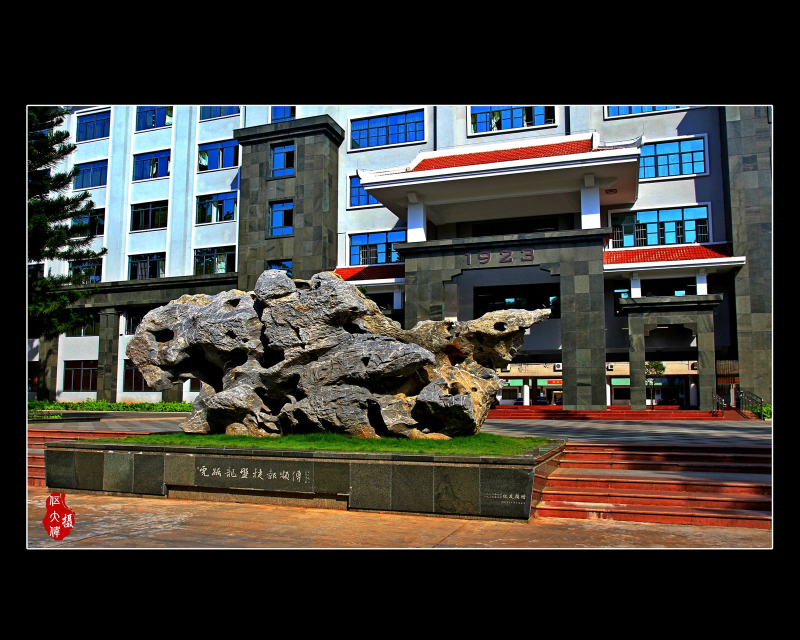
#> input picture assets/images/web/jiaoxuelou-1600.jpg, 1600 x 1280 px, found by its file name (shown at 1/2 size)
$ python trace_stone_lettering.py out.png
#> lines starting #> are read from the running program, lines starting #| are printed output that depends on the picture; after the words box and inside, x2 and y2 are one past the last pixel; in counts of white or black regions, pixels touching at a corner belong together
#> in main, im is the input picture: shape (1280, 1600, 3); mean B, G, R 55.7, 60.5, 63.3
"""Extract the visible paint outlines from three stone panels, without embedding photos.
Run with Python + OpenCV: trace_stone_lettering.py /path/to/full/HAIZ/checkout
"""
import argparse
import json
from pathlib import Path
import cv2
import numpy as np

OUTPUT=Path(__file__).resolve().parents[1]/'evidence/calibration/stone_lettering.json'
# Perspective crops bound the paint only. All saved contours return to original pixels.
PANELS={
    'taihu':('web/jiaoxuelou-1600.jpg',[(393,924),(621,937),(621,969),(393,955)],(912,124)),
    'donor':('web/jiaoxuelou-1600.jpg',[(966,982),(1056,986),(1056,1010),(966,1006)],(540,132)),
    'pond':('campus/campus_yanchi.jpg',[(234,182),(382,182),(382,635),(234,635)],(444,1359)),
}


def trace(image,quad,size,name,dense=False):
#> called with size = (912, 124), name = 'taihu', dense = False
    w,h=size
    target=np.float32([(0,0),(w,0),(w,h),(0,h)])
    M=cv2.getPerspectiveTransform(np.float32(quad),target)
    crop=cv2.warpPerspective(image,M,size,flags=cv2.INTER_CUBIC)
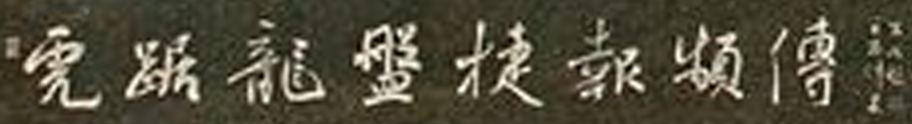
#> crop: shape (124, 912, 3); mean B, G, R 59.6, 77.5, 81.5
    b,g,r=cv2.split(crop.astype('float32'))
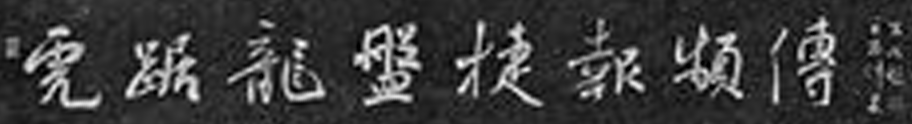
#> b: shape (124, 912) float32; min 0, max 255, mean 59.6
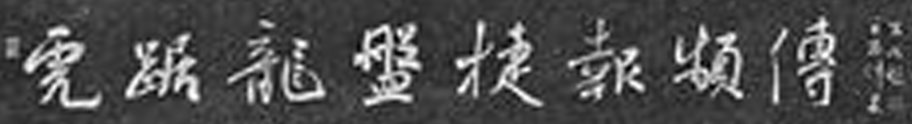
#> g: shape (124, 912) float32; min 0, max 255, mean 77.5
    if name=='pond':
        chroma=r-np.maximum(g,b)
        seed=(chroma>np.maximum(11,.21*r)) & (r>49)
        if dense:
            mask=(chroma>np.maximum(24,.30*r)) & (r>87)
        else:
            support=(chroma>np.maximum(4,.135*r)) & (r>24)
            _,components=cv2.connectedComponents(np.uint8(support))
            mask=support & np.isin(components,np.unique(components[seed & support]))
            mask=cv2.morphologyEx(np.uint8(mask),cv2.MORPH_CLOSE,np.ones((5,3),np.uint8))>0
        if not dense:
            # The long hairline beside the lower character crosses dark rock.
            # Trace only its visible centre between the two stronger red ends.
            hair=np.float32([[(284.5,487.0)],[(282.1,510.0)],[(279.9,535.6)],[(277.3,561.2)],[(276.2,579.0)]])
            guide=np.zeros((h,w),np.uint8)
            cv2.polylines(guide,[np.int32(cv2.perspectiveTransform(hair,M))],False,1,3)
            mask|=guide.astype(bool)
        # Exclude patches of orange stone surrounding the script, retain the small seals.
        mask&=(np.indices((h,w))[0]>8)
    else:
        gray=.26*r+.53*g+.21*b
        local=cv2.GaussianBlur(gray,(0,0),14 if name=='taihu' else 11)
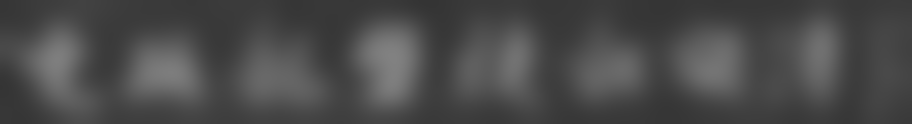
#> local: shape (124, 912) float32; min 52.19, max 129.6, mean 74.8
        if dense:
            mask=gray>np.maximum(121 if name=='taihu' else 104,local+(29 if name=='taihu' else 25))
        else:
            mask=(gray>np.maximum(89 if name=='taihu' else 76,local+(12 if name=='taihu' else 9)))
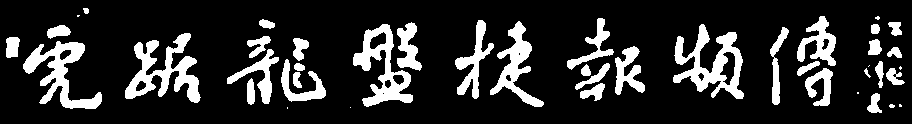
#> mask: shape (124, 912) bool; 17.1% white; 44 white regions (9 under 20 px), largest, box (x1, y1, x2, y2) and area: (673, 24, 744, 99) 2207, (125, 33, 201, 103) 2193, (23, 41, 102, 109) 1947
    binary=np.uint8(mask)*255
#> binary: shape (124, 912); 17.1% white; 44 white regions (9 under 20 px)
    contours,hier=cv2.findContours(binary,cv2.RETR_TREE,cv2.CHAIN_APPROX_SIMPLE)
#> contours = 56 contours, 13 with area under 20; largest, box (x1, y1, x2, y2) and area: (673, 24, 744, 99) 2296, (125, 33, 201, 103) 2008, (353, 24, 413, 107) 2005, (23, 41, 102, 109) 1816, (490, 21, 544, 107) 1332
    inverse=np.linalg.inv(M)
    polygons=[]
    def restore(contour):
        pts=cv2.approxPolyDP(contour,.74,True).astype('float32')
        return np.round(cv2.perspectiveTransform(pts,inverse)[:,0,:],2).tolist()
    for i,outer in enumerate(contours):
        if hier[0,i,3]!=-1 or cv2.contourArea(outer)<{'pond':17,'taihu':11,'donor':14}[name]: continue
        pts=restore(outer)
        if len(pts)<3:continue
        holes=[]
        child=hier[0,i,2]
        while child!=-1:
            inner=restore(contours[child])
            if len(inner)>=3 and cv2.contourArea(contours[child])>6:holes.append(inner)
            child=hier[0,child,0]
        polygons.append([pts,*holes])
#> this loop made 56 passes
#> outer on passes 1, 2, 6, 15, 40, 55: [[350, 107]], [[287, 107], [287, 108]], [[857, 92], [857, 93], [858, 93], [858, 92]], [[869, 65], [868, 66]], [[382, 93], [383, 92], [384, 93], [383, 94]], [[77, 15], [77, 16], [78, 16], [79, 15]]
#> after the loop, polygons = 36 items
    return polygons,crop,binary


def main():
    parser=argparse.ArgumentParser(description=__doc__);parser.add_argument('checkout',type=Path)
    parser.add_argument('--review',type=Path);args=parser.parse_args()
    panels={}
    for name,(path,quad,size) in PANELS.items():
        im=cv2.imread(str(args.checkout/'assets/images'/path))
        if im is None:raise FileNotFoundError(path)
        polygons,crop,binary=trace(im,quad,size,name)
#> polygons = 36 items
        dense,_,_=trace(im,quad,size,name,True)
#> call 2 of trace, with size = (912, 124), name = 'taihu', dense = True
#> in trace (call 2), `mask=gray>np.maximum(121 if name=='taihu' else 104,local+(29 if name==..`:
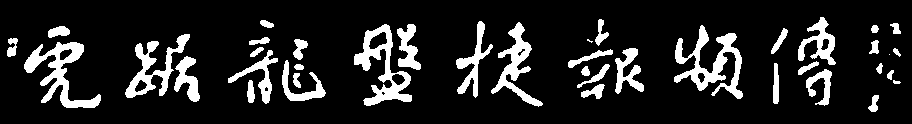
#> mask: shape (124, 912) bool; 13.7% white; 40 white regions (2 under 20 px), largest, box (x1, y1, x2, y2) and area: (674, 25, 743, 99) 1845, (24, 42, 101, 108) 1694, (354, 24, 412, 106) 1646
#> in trace (call 2), `binary=np.uint8(mask)*255`: binary: shape (124, 912); 13.7% white; 40 white regions (2 under 20 px)
#> in trace (call 2), `contours,hier=cv2.findContours(binary,cv2.RETR_TREE,cv2.CHAIN_APPROX_S..`: contours = 49 contours, 5 with area under 20; largest, box (x1, y1, x2, y2) and area: (354, 24, 412, 106) 1752, (674, 25, 743, 99) 1632, (24, 42, 101, 108) 1579, (125, 34, 190, 98) 1189, (491, 22, 543, 107) 1106
#> the loop in trace (call 2), `for i,outer in enumerate(contours):` made 49 passes
#> after the loop in trace (call 2), `for i,outer in enumerate(contours):`: polygons = 38 items
#> dense = 38 items
#> pass 3 of the loop in main, `for name,(path,quad,size) in PANELS.items():`:
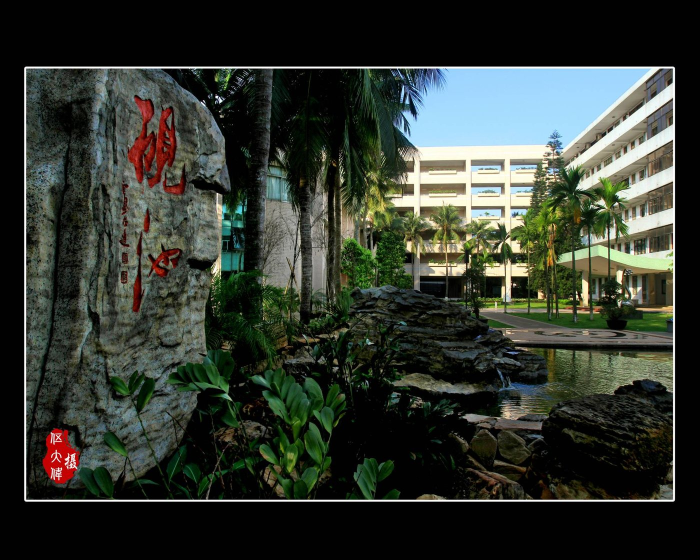
#> input picture assets/images/campus/campus_yanchi.jpg, 1400 x 1120 px, found by its file name (shown at 1/2 size)
#> in main, im is the input picture: shape (1120, 1400, 3); mean B, G, R 47.7, 55.8, 50.2
#> crop: shape (1359, 444, 3)
#> b: shape (1359, 444) float32
#> g: shape (1359, 444) float32
#> r: shape (1359, 444) float32
#> seed: shape (1359, 444) bool; 19.9% white; 94 white regions (58 under 20 px), largest, box (x1, y1, x2, y2) and area: (60, 33, 359, 584) 79028, (186, 949, 375, 1121) 11869, (273, 508, 402, 628) 7858
#> support: shape (1359, 444) bool; 24.9% white; 49 white regions (29 under 20 px), largest, box (x1, y1, x2, y2) and area: (60, 30, 361, 585) 89860, (184, 941, 387, 1123) 15649, (90, 843, 165, 1336) 13617
#> components: shape (1359, 444) int32; 50 distinct labels, from 0 to 49
#> in trace (call 5), `mask|=guide.astype(bool)`:
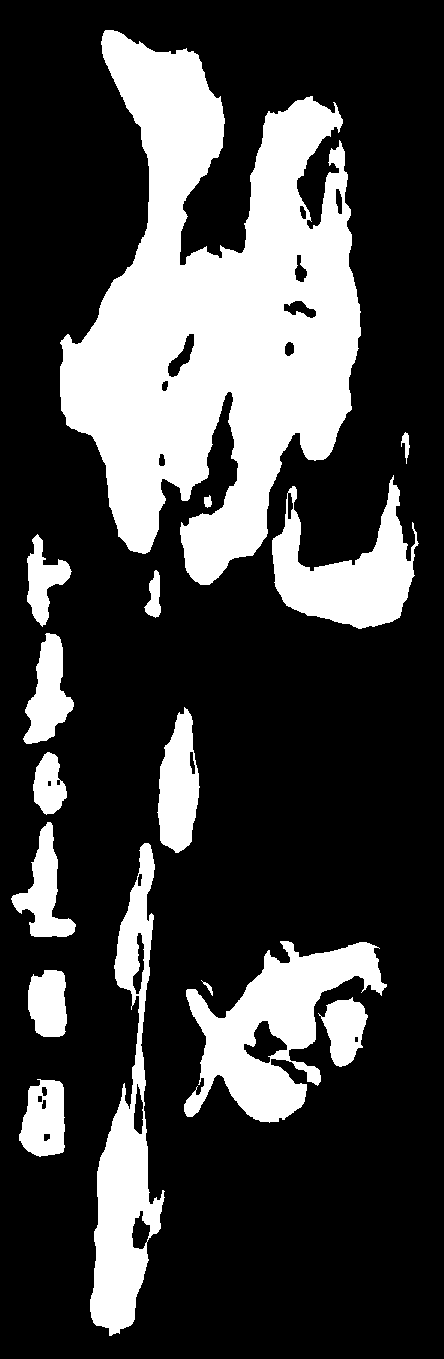
#> mask: shape (1359, 444) bool; 25.2% white; 16 white regions, largest, box (x1, y1, x2, y2) and area: (60, 30, 361, 585) 90247, (184, 941, 387, 1123) 15826, (90, 843, 165, 1336) 14424
#> binary: shape (1359, 444); 25.2% white; 16 white regions
#> contours = 38 contours; largest, box (x1, y1, x2, y2) and area: (60, 30, 361, 585) 90306, (184, 941, 387, 1123) 16212, (90, 843, 165, 1336) 14966, (272, 475, 419, 629) 10128, (157, 707, 200, 853) 4117
#> the loop in trace (call 5), `for i,outer in enumerate(contours):` made 38 passes
#> after the loop in trace (call 5), `for i,outer in enumerate(contours):`: polygons = 16 items
#> in trace (call 6), `mask=(chroma>np.maximum(24,.30*r)) & (r>87)`:
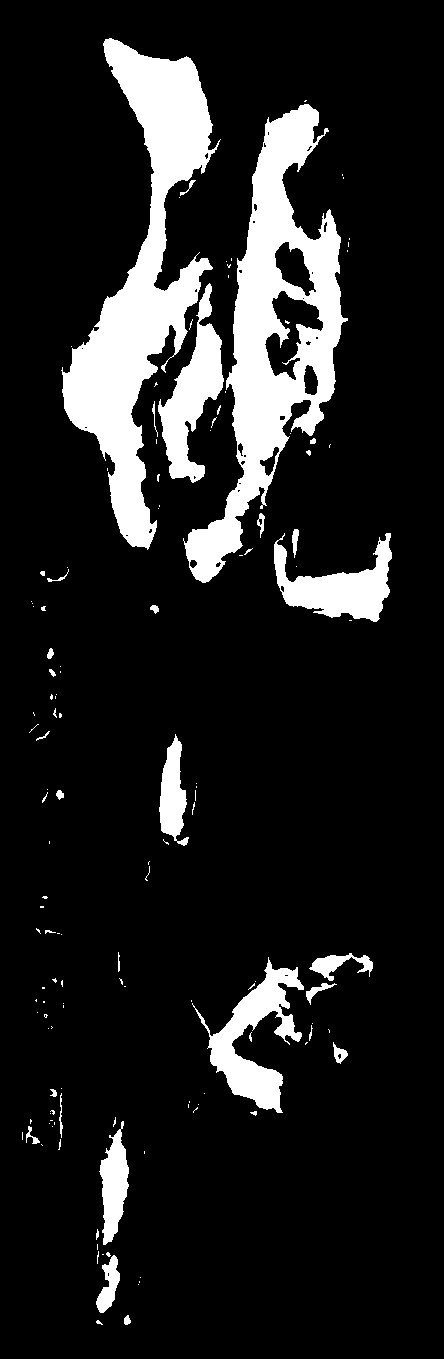
#> mask: shape (1359, 444) bool; 12.8% white; 138 white regions (105 under 20 px), largest, box (x1, y1, x2, y2) and area: (61, 38, 221, 550) 27538, (183, 104, 348, 583) 26067, (192, 957, 304, 1113) 5747
#> binary: shape (1359, 444); 12.8% white; 138 white regions (105 under 20 px)
#> contours = 175 contours, 139 with area under 20; largest, box (x1, y1, x2, y2) and area: (183, 104, 348, 583) 29552, (61, 38, 221, 550) 26802, (192, 957, 304, 1113) 5404, (158, 283, 224, 483) 5028, (274, 533, 392, 622) 4661
#> the loop in trace (call 6), `for i,outer in enumerate(contours):` made 175 passes
#> outer on passes 3 to 5: [[138, 1284]], [[139, 1281], [139, 1282]], [[140, 1277]]
#> after the loop in trace (call 6), `for i,outer in enumerate(contours):`: polygons = 24 items
        panels[name]={'source':'assets/images/'+path,'outlines_px':polygons,'dense_px':dense}
        if args.review:
            args.review.mkdir(parents=True,exist_ok=True)
            out=crop.copy();out[binary>0]=(10,220,240)
            cv2.imwrite(str(args.review/(name+'.jpg')),out)
    OUTPUT.write_text(json.dumps({'basis':'Visible light mineral and vermilion paint boundaries. Small signatures and seals are outlines of surviving marks; names and missing strokes not transcribed.','panels':panels},ensure_ascii=False,separators=(',',':'))+'\n')


if __name__=='__main__':main()
